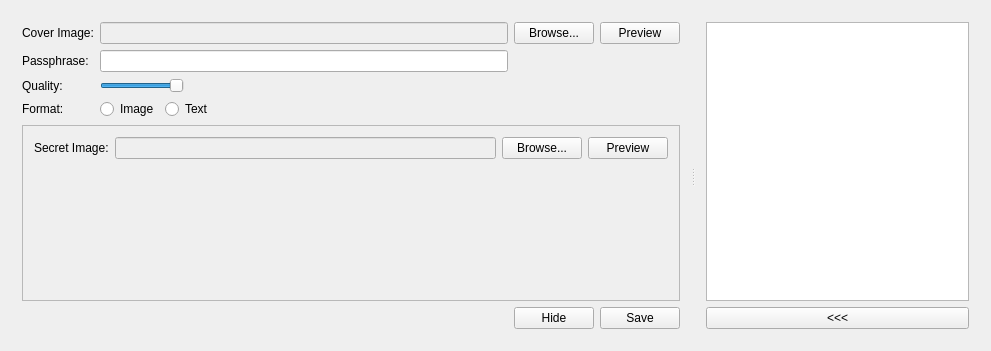
<?xml version="1.0" encoding="UTF-8"?>
<ui version="4.0">
 <class>EncodeWidget</class>
 <widget class="QWidget" name="EncodeWidget">
  <property name="geometry">
   <rect>
    <x>0</x>
    <y>0</y>
    <width>991</width>
    <height>351</height>
   </rect>
  </property>
  <property name="windowTitle">
   <string>EncodeWidget</string>
  </property>
  <layout class="QGridLayout" name="gridLayout_4">
   <item row="0" column="0">
    <widget class="QSplitter" name="splitter">
     <property name="orientation">
      <enum>Qt::Horizontal</enum>
     </property>
     <widget class="QWidget" name="layoutWidget">
      <layout class="QGridLayout" name="gridLayout_3">
       <item row="3" column="0">
        <widget class="QLabel" name="label_4">
         <property name="sizePolicy">
          <sizepolicy hsizetype="Maximum" vsizetype="Preferred">
           <horstretch>0</horstretch>
           <verstretch>0</verstretch>
          </sizepolicy>
         </property>
         <property name="text">
          <string>Format:</string>
         </property>
        </widget>
       </item>
       <item row="0" column="3">
        <widget class="QPushButton" name="coverPreviewButton">
         <property name="sizePolicy">
          <sizepolicy hsizetype="Maximum" vsizetype="Fixed">
           <horstretch>0</horstretch>
           <verstretch>0</verstretch>
          </sizepolicy>
         </property>
         <property name="text">
          <string>Preview</string>
         </property>
        </widget>
       </item>
       <item row="2" column="0">
        <widget class="QLabel" name="label_3">
         <property name="sizePolicy">
          <sizepolicy hsizetype="Maximum" vsizetype="Preferred">
           <horstretch>0</horstretch>
           <verstretch>0</verstretch>
          </sizepolicy>
         </property>
         <property name="text">
          <string>Quality:</string>
         </property>
        </widget>
       </item>
       <item row="4" column="0" colspan="4">
        <widget class="QStackedWidget" name="formatStack">
         <property name="frameShape">
          <enum>QFrame::StyledPanel</enum>
         </property>
         <property name="currentIndex">
          <number>1</number>
         </property>
         <widget class="QWidget" name="textPage">
          <layout class="QGridLayout" name="gridLayout">
           <item row="0" column="0">
            <widget class="QLabel" name="label_6">
             <property name="text">
              <string>Secret Text:</string>
             </property>
            </widget>
           </item>
           <item row="0" column="1" rowspan="2">
            <widget class="QPlainTextEdit" name="secretTextEdit"/>
           </item>
           <item row="1" column="0">
            <spacer name="verticalSpacer">
             <property name="orientation">
              <enum>Qt::Vertical</enum>
             </property>
             <property name="sizeHint" stdset="0">
              <size>
               <width>20</width>
               <height>171</height>
              </size>
             </property>
            </spacer>
           </item>
          </layout>
         </widget>
         <widget class="QWidget" name="imagePage">
          <layout class="QGridLayout" name="gridLayout_2">
           <item row="0" column="3">
            <widget class="QPushButton" name="secretPreviewButton">
             <property name="text">
              <string>Preview</string>
             </property>
            </widget>
           </item>
           <item row="0" column="2">
            <widget class="QPushButton" name="secretBrowseButton">
             <property name="text">
              <string>Browse...</string>
             </property>
            </widget>
           </item>
           <item row="0" column="0">
            <widget class="QLabel" name="label_2">
             <property name="text">
              <string>Secret Image:</string>
             </property>
            </widget>
           </item>
           <item row="0" column="1">
            <widget class="QLineEdit" name="secretPathEdit">
             <property name="enabled">
              <bool>false</bool>
             </property>
            </widget>
           </item>
           <item row="1" column="1">
            <spacer name="verticalSpacer_2">
             <property name="orientation">
              <enum>Qt::Vertical</enum>
             </property>
             <property name="sizeHint" stdset="0">
              <size>
               <width>20</width>
               <height>162</height>
              </size>
             </property>
            </spacer>
           </item>
          </layout>
         </widget>
        </widget>
       </item>
       <item row="0" column="0">
        <widget class="QLabel" name="label">
         <property name="sizePolicy">
          <sizepolicy hsizetype="Maximum" vsizetype="Preferred">
           <horstretch>0</horstretch>
           <verstretch>0</verstretch>
          </sizepolicy>
         </property>
         <property name="text">
          <string>Cover Image:</string>
         </property>
        </widget>
       </item>
       <item row="0" column="2">
        <widget class="QPushButton" name="coverBrowseButton">
         <property name="sizePolicy">
          <sizepolicy hsizetype="Maximum" vsizetype="Fixed">
           <horstretch>0</horstretch>
           <verstretch>0</verstretch>
          </sizepolicy>
         </property>
         <property name="text">
          <string>Browse...</string>
         </property>
        </widget>
       </item>
       <item row="1" column="0">
        <widget class="QLabel" name="label_5">
         <property name="sizePolicy">
          <sizepolicy hsizetype="Maximum" vsizetype="Preferred">
           <horstretch>0</horstretch>
           <verstretch>0</verstretch>
          </sizepolicy>
         </property>
         <property name="text">
          <string>Passphrase:</string>
         </property>
        </widget>
       </item>
       <item row="0" column="1">
        <widget class="QLineEdit" name="coverPathEdit">
         <property name="enabled">
          <bool>false</bool>
         </property>
        </widget>
       </item>
       <item row="3" column="1">
        <layout class="QHBoxLayout" name="horizontalLayout_2">
         <item>
          <widget class="QRadioButton" name="imageRadio">
           <property name="text">
            <string>Image</string>
           </property>
          </widget>
         </item>
         <item>
          <widget class="QRadioButton" name="textRadio">
           <property name="text">
            <string>Text</string>
           </property>
          </widget>
         </item>
         <item>
          <spacer name="horizontalSpacer_2">
           <property name="orientation">
            <enum>Qt::Horizontal</enum>
           </property>
           <property name="sizeHint" stdset="0">
            <size>
             <width>40</width>
             <height>20</height>
            </size>
           </property>
          </spacer>
         </item>
        </layout>
       </item>
       <item row="2" column="1">
        <widget class="QSlider" name="qualitySlider">
         <property name="sizePolicy">
          <sizepolicy hsizetype="Maximum" vsizetype="Fixed">
           <horstretch>0</horstretch>
           <verstretch>0</verstretch>
          </sizepolicy>
         </property>
         <property name="minimum">
          <number>1</number>
         </property>
         <property name="maximum">
          <number>8</number>
         </property>
         <property name="value">
          <number>8</number>
         </property>
         <property name="orientation">
          <enum>Qt::Horizontal</enum>
         </property>
        </widget>
       </item>
       <item row="5" column="2">
        <widget class="QPushButton" name="encodeButton">
         <property name="text">
          <string>Hide</string>
         </property>
         <property name="icon">
          <iconset resource="../resources.qrc">
           <normaloff>:/Icons/encrypt.png</normaloff>:/Icons/encrypt.png</iconset>
         </property>
        </widget>
       </item>
       <item row="5" column="0" colspan="2">
        <spacer name="horizontalSpacer">
         <property name="orientation">
          <enum>Qt::Horizontal</enum>
         </property>
         <property name="sizeHint" stdset="0">
          <size>
           <width>468</width>
           <height>17</height>
          </size>
         </property>
        </spacer>
       </item>
       <item row="1" column="1">
        <widget class="QLineEdit" name="passphraseEdit">
         <property name="echoMode">
          <enum>QLineEdit::Password</enum>
         </property>
        </widget>
       </item>
       <item row="5" column="3">
        <widget class="QPushButton" name="saveButton">
         <property name="text">
          <string>Save</string>
         </property>
         <property name="icon">
          <iconset resource="../resources.qrc">
           <normaloff>:/Icons/save.png</normaloff>:/Icons/save.png</iconset>
         </property>
        </widget>
       </item>
      </layout>
     </widget>
     <widget class="QWidget" name="layoutWidget">
      <layout class="QVBoxLayout" name="verticalLayout">
       <item>
        <widget class="SGraphicsView" name="graphicsView">
         <property name="sizePolicy">
          <sizepolicy hsizetype="Expanding" vsizetype="Expanding">
           <horstretch>2</horstretch>
           <verstretch>2</verstretch>
          </sizepolicy>
         </property>
        </widget>
       </item>
       <item>
        <layout class="QHBoxLayout" name="horizontalLayout">
         <item>
          <widget class="QPushButton" name="hidePreviewButton">
           <property name="sizePolicy">
            <sizepolicy hsizetype="MinimumExpanding" vsizetype="Fixed">
             <horstretch>0</horstretch>
             <verstretch>0</verstretch>
            </sizepolicy>
           </property>
           <property name="text">
            <string>&lt;&lt;&lt;</string>
           </property>
          </widget>
         </item>
        </layout>
       </item>
      </layout>
     </widget>
    </widget>
   </item>
  </layout>
 </widget>
 <layoutdefault spacing="6" margin="11"/>
 <customwidgets>
  <customwidget>
   <class>SGraphicsView</class>
   <extends>QGraphicsView</extends>
   <header>sgraphicsview.h</header>
  </customwidget>
 </customwidgets>
 <resources>
  <include location="../resources.qrc"/>
 </resources>
 <connections/>
</ui>
